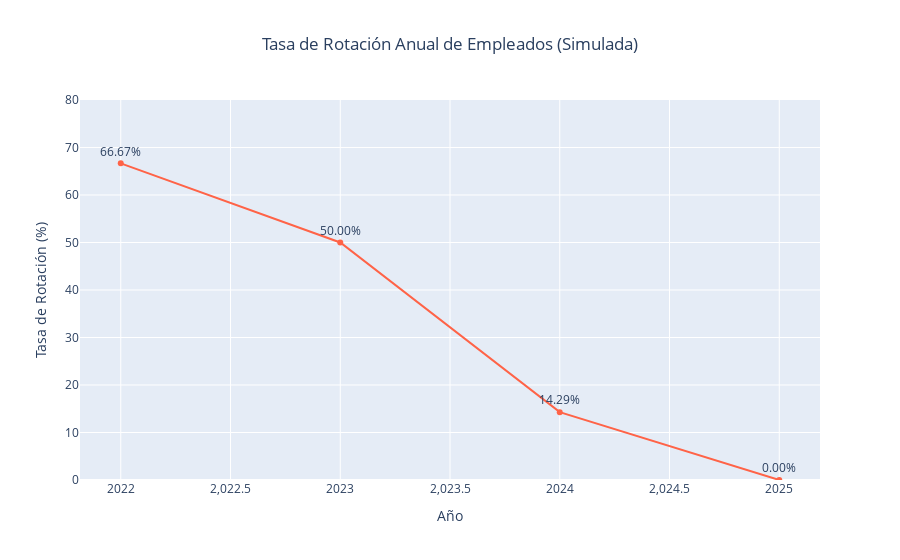

Notebook code cell kept with this figure:
### Code cell
# Script para generar gráficos BI con Plotly Express (Tasa de Rotación Anual de Empleados - CON DATOS SIMULADOS MEJORADOS)

import pandas as pd
import plotly.express as px
from datetime import datetime, timedelta # Importamos timedelta para simular fechas pasadas
from db_connection import get_engine, get_connection

print("\n--- Bloque 17 (MEJORADO - Datos Simulados): Generación de Gráfico BI - Tasa de Rotación Anual ---")

conexion = None
try:
    print("Estableciendo conexión a la base de datos para el cálculo de rotación...")
    engine = get_engine()
    conexion = get_connection()
    print("✅ Conexión a la base de datos establecida.")

    # 1. Cargar las columnas necesarias de la tabla 'employees'
    print("\nCargando 'id', 'created_at', y 'status' de la tabla 'employees'...")
    df_employees = pd.read_sql("SELECT id, created_at, status FROM employees;", engine)
    print(f"DataFrame de 'employees' cargado. Registros: {len(df_employees)}")

    # 2. Limpiar y preparar los datos
    df_employees['created_at'] = pd.to_datetime(df_employees['created_at'], errors='coerce')
    df_employees['status'] = pd.to_numeric(df_employees['status'], errors='coerce').fillna(1).astype(int)

    df_employees.dropna(subset=['created_at'], inplace=True)

    if df_employees.empty:
        print("❌ No hay datos válidos (fechas de creación o estado) para generar el gráfico.")
        raise ValueError("No hay datos suficientes para graficar la rotación.")

    # --- Lógica de cálculo de rotación más precisa ---
    print("\nCalculando la tasa de rotación anual de empleados (metodología mejorada con simulación histórica)...")

    # === MEJORA EN LA SIMULACIÓN DE TERMINATION_DATE ===
    # Si un empleado tiene status 0 (ex-empleado), asignaremos una termination_date
    # que sea un año después de su created_at, o la fecha actual si eso lo lleva al futuro.
    # Esto es para distribuir las "salidas" en años pasados y tener datos para el gráfico.
    
    current_year = datetime.now().year
    
    def simulate_termination_date(row):
        if row['status'] == 0: # Si es ex-empleado
            # Simular que se fue un año después de su contratación
            simulated_term_date = row['created_at'] + timedelta(days=365) 
            # Asegurarse de que no sea en el futuro si la contratación fue muy reciente
            if simulated_term_date.year > current_year:
                return datetime(current_year, 12, 31) # Si es muy reciente, asigna fin del año actual
            return simulated_term_date
        return pd.NaT # Si es activo, no tiene fecha de terminación
    
    df_employees['termination_date'] = df_employees.apply(simulate_termination_date, axis=1)

    # 3. Calcular la rotación anual basada en un método más estándar
    # A. Contar Salidas por Año
    # Ahora usamos la 'termination_date' simulada para el año de salida
    departures_annual = df_employees[df_employees['status'] == 0].copy()
    departures_annual['exit_year'] = departures_annual['termination_date'].dt.year
    departures_count = departures_annual.groupby('exit_year').size().reset_index(name='Departures')
    departures_count.columns = ['Year', 'Departures']

    # B. Calcular Plantilla Promedio (Headcount)
    # Para la base, vamos a calcular una aproximación del headcount al inicio de cada año.
    # Asumimos que un empleado contribuye al headcount desde su `created_at` hasta su `termination_date` (o hasta ahora si está activo).
    
    # Crear una lista de todos los años relevantes
    min_year = df_employees['created_at'].dt.year.min()
    max_year = datetime.now().year # Usamos el año actual como el último año para el cálculo de headcount
    all_years = range(min_year, max_year + 1)
    
    headcount_data = []
    for year in all_years:
        # Empleados que están activos (status=1) en algún punto de este año
        # O que su termination_date no fue antes del inicio de este año
        
        # Empleados activos al inicio del año (contratados antes del 1 de enero del año Y, y no terminados antes de esa fecha)
        employees_at_start_of_year = df_employees[
            (df_employees['created_at'].dt.year < year) | # Contratados en años anteriores
            ((df_employees['created_at'].dt.year == year) & (df_employees['created_at'].dt.month == 1) & (df_employees['created_at'].dt.day == 1)) # O el 1 de enero del año
        ].copy()
        
        # Filtrar aquellos que no han terminado antes del inicio del año
        employees_at_start_of_year = employees_at_start_of_year[
            (employees_at_start_of_year['status'] == 1) | # Siguen activos
            (employees_at_start_of_year['termination_date'].dt.year >= year) | # O terminaron en este año o después
            (pd.isna(employees_at_start_of_year['termination_date'])) # O no tienen fecha de terminación (activos)
        ]

        headcount_data.append({'Year': year, 'Headcount': len(employees_at_start_of_year.id.unique())})
    
    df_headcount = pd.DataFrame(headcount_data)
    
    # Unir datos de salidas con el headcount
    rotation_summary = pd.merge(df_headcount, departures_count, on='Year', how='left').fillna(0)
    
    # Calcular Tasa de Rotación
    rotation_summary['Rotation_Rate'] = rotation_summary.apply(
        lambda row: (row['Departures'] / row['Headcount']) * 100 if row['Headcount'] > 0 else 0, axis=1
    )
    rotation_summary['Rotation_Rate'] = rotation_summary['Rotation_Rate'].round(2)

    rotation_summary = rotation_summary[rotation_summary['Headcount'] > 0] # Filtrar años sin plantilla
    
    print("Datos de rotación anual (simulación mejorada):")
    print(rotation_summary)

    if rotation_summary.empty:
        print("❌ No hay suficientes datos para calcular la rotación anual con las columnas proporcionadas.")
        raise ValueError("No hay datos de rotación para graficar.")

    # 4. Generar el gráfico de líneas interactivo
    print("\nGenerando gráfico de líneas de 'Tasa de Rotación Anual de Empleados'...")
    fig = px.line(rotation_summary,
                  x='Year',
                  y='Rotation_Rate',
                  title='Tasa de Rotación Anual de Empleados (Simulada)',
                  labels={
                      'Year': 'Año',
                      'Rotation_Rate': 'Tasa de Rotación (%)'
                  },
                  markers=True,
                  text='Rotation_Rate',
                  color_discrete_sequence=['#FF6347']
                 )

    fig.update_traces(texttemplate='%{text:.2f}%', textposition='top center')
    fig.update_layout(xaxis_title="Año",
                      yaxis_title="Tasa de Rotación (%)",
                      title_x=0.5,
                      hovermode="x unified",
                      yaxis_range=[0, rotation_summary['Rotation_Rate'].max() * 1.2] if not rotation_summary.empty else [0, 100]
                     )

    fig.show()
    print("✅ Gráfico 'Tasa de Rotación Anual de Empleados' generado y mostrado.")

except ValueError as ve:
    print(f"\n❌❌ Error de datos para graficar: {ve:}")
except Exception as e:
    print(f"\n❌❌ Ocurrió un error general: {e}")
    print("Asegúrate de que la tabla 'employees' existe y tiene las columnas 'id', 'created_at', y 'status'.")
    print("Verifica que 'created_at' son fechas válidas y 'status' son 0 o 1.")
    print("Si tu columna de estado no se llama 'status', cámbiala en el script.")
finally:
    if conexion and conexion.is_connected():
        conexion.close()
        print("✅ Conexión a la base de datos cerrada.")

print("\n--- Fin del Bloque de Generación de Gráficos ---")

### Figure 1 — Plotly figure (JSON) as saved in the notebook; plotly's stock layout.template omitted (floating-point values rounded to 4 significant figures)
{"data": [{"hovertemplate": "Año=%{x}<br>Tasa de Rotación (%)=%{text}<extra></extra>", "legendgroup": "", "line": {"color": "#FF6347", "dash": "solid"}, "marker": {"symbol": "circle"}, "mode": "lines+markers+text", "name": "", "orientation": "v", "showlegend": false, "text": [66.67, 50.0, 14.29, 0.0], "textposition": "top center", "texttemplate": "%{text:.2f}%", "type": "scatter", "x": [2022, 2023, 2024, 2025], "xaxis": "x", "y": [66.67, 50.0, 14.29, 0.0], "yaxis": "y"}], "layout": {"hovermode": "x unified", "legend": {"tracegroupgap": 0}, "title": {"text": "Tasa de Rotación Anual de Empleados (Simulada)", "x": 0.5}, "xaxis": {"anchor": "y", "domain": [0, 1], "title": {"text": "Año"}}, "yaxis": {"anchor": "x", "domain": [0, 1], "range": [0, 80.0], "title": {"text": "Tasa de Rotación (%)"}}}}
